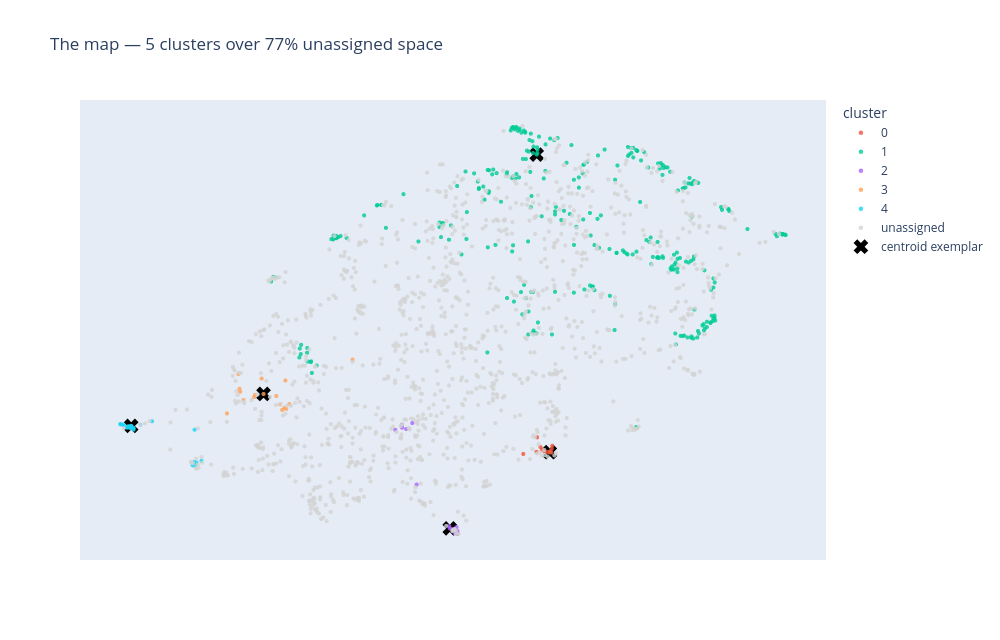

Notebook code cell kept with this figure:
### Markdown cell above
### The answer is no — and that is the finding

Between 77% and 100% of chunks are unassignable. Removing the common direction helps
(85% → 77% noise) but does not change the verdict: **this corpus has no discrete topic
structure.**

That is not a tuning failure. It is what the Canon *is*. Every discourse recombines a
shared vocabulary of doctrinal formulas in overlapping proportions, so the corpus forms a
**continuum** rather than islands. There is no boundary at which "the mindfulness suttas"
end and "the ethics suttas" begin, because the same passages appear in both.

The consequence for the original motivation is direct: **cluster-derived tags would be
arbitrary.** Assigning 77% of chunks to "noise" and hard-labelling the rest would invent a
taxonomy the text does not have. The honest structures here are the *pericope families*
of §2 — which are real, discrete, and textually grounded.

### Code cell
MIN_CLUSTER_SIZE = 10          # most permissive setting; still 76% noise
cluster_labels = structure.cluster(centred, min_cluster_size=MIN_CLUSTER_SIZE)
ids, centres = structure.centroids(centred, cluster_labels)
exemplar_rows = structure.exemplars(centred, cluster_labels)

xy = layouts[15]
hover = [f"<b>{r.sutta_uid} #{r.chunk_index}</b> — {r.doc_title}<br>"
         + "<br>".join(textwrap.wrap(" ".join(r.chunk_text.split())[:400], 62))
         for r in df.itertuples()]

plot = pd.DataFrame({"x": xy[:, 0], "y": xy[:, 1], "hover": hover,
                     "cluster": [str(c) if c != -1 else "unassigned" for c in cluster_labels]})
fig = px.scatter(plot, x="x", y="y", color="cluster", hover_name="hover",
                 category_orders={"cluster": [str(i) for i in ids] + ["unassigned"]},
                 color_discrete_map={"unassigned": "#D3D3D3"},
                 title=f"The map — {len(ids)} clusters over {(cluster_labels==-1).mean():.0%} unassigned space")
fig.update_traces(marker=dict(size=4.5, opacity=0.8), hovertemplate="%{hovertext}<extra></extra>")
fig.add_trace(go.Scatter(x=xy[list(exemplar_rows.values()), 0],
                         y=xy[list(exemplar_rows.values()), 1],
                         mode="markers", marker=dict(size=13, color="black", symbol="x"),
                         name="centroid exemplar"))
fig.update_layout(width=1000, height=640)
fig.update_xaxes(visible=False); fig.update_yaxes(visible=False)
fig.show()

### Figure 1 — Plotly figure (JSON) as saved in the notebook; plotly's stock layout.template omitted (floating-point values rounded to 4 significant figures; data arrays with more than 128 entries replaced by an {"elided": "..."} marker saying what was removed)
{"data": [{"hovertemplate": "%{hovertext}<extra></extra>", "hovertext": ["<b>mn152 #3</b> — The Development of the Faculties<br>Don’t be negligent! Don’t regret it later! This is my<br>instruction to you.” That is what the Buddha said. Satisfied,<br>Venerable Ānanda approved what the Buddha said. The Middle<br>Discourses are complete.", "<b>mn129 #8</b> — The Foolish and the Astute<br>Satisfied, the mendicants approved what the Buddha said.", "<b>mn10 #14</b> — Mindfulness Meditation<br>Satisfied, the mendicants approved what the Buddha said.", "<b>mn62 #5</b> — The Longer Advice to Rāhula<br>Satisfied, Venerable Rāhula approved what the Buddha said.", "<b>mn115 #4</b> — Many Elements<br>Satisfied, Venerable Ānanda approved what the Buddha said.", "<b>mn25 #4</b> — Sowing<br>Satisfied, the mendicants approved what the Buddha said.", "<b>dn22 #22</b> — The Longer Discourse on Mindfulness Meditation<br>Satisfied, the mendicants approved what the Buddha said.", "<b>mn133 #4</b> — Mahākaccāna and One Fine Night<br>If you wish, you may go to the Buddha and ask him about this.<br>You should remember it in line with the Buddha’s answer.” Then<br>those mendicants, approving and agreeing with what Mahākaccāna<br>said, rose from their seats and went to the Buddha, bowed, sat<br>down to one side, and told him what had happened, adding:<br>“Mahākaccāna clearly explained the meaning to us in this<br>manner, with these words and phras", "<b>mn149 #3</b> — The Great Discourse on What Relates to the Six Sense Fields<br>Satisfied, the mendicants approved what the Buddha said.", "<b>mn89 #4</b> — Shrines to the Teaching<br>Memorize these shrines to the teaching! Remember these shrines<br>to the teaching! These shrines to the teaching are beneficial<br>and relate to the fundamentals of the spiritual life.” That is<br>what the Buddha said. Satisfied, the mendicants approved what<br>the Buddha said.", "<b>dn34 #32</b> — Up to Ten<br>Satisfied, the mendicants approved what Sāriputta said. The<br>Long Discourses are complete.", "<b>dn29 #24</b> — An Impressive Discourse<br>This exposition of the teaching is impressive, sir, it is very<br>impressive. Sir, what is the name of this exposition of the<br>teaching?” “Well then, Upavāṇa, you may remember this<br>exposition of the teaching as ‘The Impressive Discourse’.”<br>That is what the Buddha said. Satisfied, Venerable Upavāṇa<br>approved what the Buddha said.", "<b>mn103 #3</b> — Is This What You Think Of Me?<br>After hearing that teaching I explained it to those<br>mendicants. When those mendicants heard that teaching they<br>were drawn away from the unskillful and established in the<br>skillful.’ Answering in this way, that mendicant doesn’t<br>glorify themselves or put others down. They answer in line<br>with the teaching, with no legitimate grounds for rebuttal and<br>criticism.” That is what the Buddha said. Satisfied"], "legendgroup": "0", "marker": {"color": "#EF553B", "opacity": 0.8, "size": 4.5, "symbol": "circle"}, "mode": "markers", "name": "0", "showlegend": true, "type": "scattergl", "x": [9.185, 9.546, 9.544, 9.434, 9.361, 9.555, 9.511, 9.369, 9.537, 9.57, 9.469, 9.414, 9.563], "xaxis": "x", "y": [0.4711, 0.5054, 0.5374, 0.5766, 0.5207, 0.5089, 0.5182, 0.8629, 0.5122, 0.664, 0.5245, 0.6314, 0.5964], "yaxis": "y"}, {"hovertemplate": "%{hovertext}<extra></extra>", "hovertext": {"elided": "294 str values"}, "legendgroup": "1", "marker": {"color": "#00cc96", "opacity": 0.8, "size": 4.5, "symbol": "circle"}, "mode": "markers", "name": "1", "showlegend": true, "type": "scattergl", "x": {"elided": "294 float values"}, "xaxis": "x", "y": {"elided": "294 float values"}, "yaxis": "y"}, {"hovertemplate": "%{hovertext}<extra></extra>", "hovertext": ["<b>mn74 #2</b> — With Dīghanakha<br>He said to the Buddha: “Excellent, worthy Gotama! Excellent!<br>As if he were righting the overturned, or revealing the<br>hidden, or pointing out the path to the lost, or lighting a<br>lamp in the dark so people with clear eyes can see what’s<br>there, worthy Gotama has made the teaching clear in many ways.<br>I go for refuge to the worthy Gotama, to the teaching, and to<br>the mendicant Saṅgha. From this day fort", "<b>dn10 #13</b> — With Subha<br>This is that spectrum of noble wisdom that the Buddha praised.<br>And there is nothing more to be done.” “It’s incredible,<br>worthy Ānanda, it’s amazing! This spectrum of noble wisdom is<br>complete, not lacking anything! Such a complete spectrum of<br>wisdom cannot be seen among the other ascetics and brahmins.<br>And there is nothing more to be done. Excellent, worthy<br>Ānanda! Excellent! As if he were righting", "<b>dn9 #0</b> — With Poṭṭhapāda<br>* Long Discourses 9 # With Poṭṭhapāda ## 1. On the Wanderer<br>Poṭṭhapāda So I have heard. At one time the Buddha was staying<br>near Sāvatthī in Jeta’s Grove, Anāthapiṇḍika’s monastery. Now<br>at that time the wanderer Poṭṭhapāda was residing together<br>with three hundred wanderers in Mallikā’s single-halled<br>monastery for philosophical debates, hedged by pale-moon ebony<br>trees. Then the Buddha robed up in th", "<b>dn24 #0</b> — About Pāṭikaputta<br>* Long Discourses 24 # About Pāṭikaputta ## 1. The Story of<br>Sunakkhatta So I have heard. At one time the Buddha was<br>staying in the land of the Mallas, near the Mallian town named<br>Anupiya. Then the Buddha robed up in the morning and, taking<br>his bowl and robe, entered Anupiya for alms. Then it occurred<br>to him, “It’s too early to wander for alms in Anupiya. Why<br>don’t I go to visit the wanderer of the", "<b>mn127 #0</b> — With Anuruddha<br>* Middle Discourses 127 # With Anuruddha So I have heard. At<br>one time the Buddha was staying near Sāvatthī in Jeta’s Grove,<br>Anāthapiṇḍika’s monastery. And then the chamberlain Pañcakaṅga<br>addressed a man, “Please, my man, go to Venerable Anuruddha,<br>and in my name bow with your head to his feet. Say to him,<br>‘Sir, the chamberlain Pañcakaṅga bows with his head to your<br>feet.’ And then ask him whether h", "<b>mn100 #7</b> — With Saṅgārava<br>As if he were righting the overturned, or revealing the<br>hidden, or pointing out the path to the lost, or lighting a<br>lamp in the dark so people with clear eyes can see what’s<br>there, worthy Gotama has made the Teaching clear in many ways.<br>I go for refuge to the worthy Gotama, to the teaching, and to<br>the mendicant Saṅgha. From this day forth, may the worthy<br>Gotama remember me as a lay follower who ha", "<b>mn80 #0</b> — With Vekhanasa<br>* Middle Discourses 80 # With Vekhanasa So I have heard. At<br>one time the Buddha was staying near Sāvatthī in Jeta’s Grove,<br>Anāthapiṇḍika’s monastery.", "<b>mn41 #5</b> — The People of Sālā<br>Because they have principled and moral conduct. Someone of<br>principled and moral conduct might wish: ‘If only I might<br>realize the undefiled freedom of heart and freedom by wisdom<br>in this very life, and live having realized it with my own<br>insight due to the ending of defilements.’ It’s possible that<br>this might happen. Why is that? Because they have principled<br>and moral conduct.” When he had spoken,", "<b>mn85 #11</b> — With Prince Bodhi<br>This one time the Buddha was staying near Kosambī, in<br>Ghosita’s Monastery. Then my pregnant lady mother went up to<br>the Buddha, bowed, sat down to one side, and said to him,<br>‘Sir, the prince or princess in my womb goes for refuge to the<br>Buddha, the teaching, and the mendicant Saṅgha. From this day<br>forth, may the Buddha remember them as a lay follower who has<br>gone for refuge for life.’ Another time", "<b>mn58 #2</b> — With Prince Abhaya<br>… From this day forth, may the Buddha remember me as a lay<br>follower who has gone for refuge for life.”", "<b>mn95 #7</b> — With Caṅkī<br>I endorse and accept this, and am satisfied with it. Worthy<br>Gotama, I used to think this: ‘Who are these shavelings, fake<br>ascetics, primitives, black spawn from the feet of our kinsman<br>next to those who understand the teaching?’ The Buddha has<br>inspired me to have fondness, confidence, and respect for<br>ascetics! Excellent, worthy Gotama! … From this day forth, may<br>the worthy Gotama remember me as a", "<b>mn54 #6</b> — With Potaliya the Householder<br>Excellent! As if he were righting the overturned, or revealing<br>the hidden, or pointing out the path to the lost, or lighting<br>a lamp in the dark so people with clear eyes can see what’s<br>there, the Buddha has made the teaching clear in many ways. I<br>go for refuge to the Buddha, to the teaching, and to the<br>mendicant Saṅgha. From this day forth, may the Buddha remember<br>me as a lay follower who has gone", "<b>mn71 #0</b> — To Vacchagotta on the Three Knowledges<br>* Middle Discourses 71 # To Vacchagotta on the Three<br>Knowledges So I have heard. At one time the Buddha was staying<br>near Vesālī, at the Great Wood, in the hall with the peaked<br>roof. Now at that time the wanderer Vacchagotta was residing<br>in the Single Lotus Monastery of the wanderers. Then the<br>Buddha robed up in the morning and, taking his bowl and robe,<br>entered Vesālī for alms. Then it occurred to", "<b>dn5 #18</b> — With Kūṭadanta<br>## 6. Kūṭadanta Declares Himself a Lay Follower When he had<br>spoken, Kūṭadanta said to the Buddha, “Excellent, worthy<br>Gotama! Excellent! As if he were righting the overturned, or<br>revealing the hidden, or pointing out the path to the lost, or<br>lighting a lamp in the dark so people with clear eyes can see<br>what’s there, worthy Gotama has made the Teaching clear in<br>many ways. I go for refuge to the wort", "<b>mn72 #3</b> — With Vacchagotta on Fire<br>… From this day forth, may the worthy Gotama remember me as a<br>lay follower who has gone for refuge for life.”", "<b>mn55 #3</b> — With Jīvaka<br>Excellent! … From this day forth, may the Buddha remember me<br>as a lay follower who has gone for refuge for life.”", "<b>dn4 #13</b> — With Soṇadaṇḍa<br>## 7. Soṇadaṇḍa Declares Himself a Lay Follower When he had<br>spoken, Soṇadaṇḍa said to the Buddha, “Excellent, worthy<br>Gotama! Excellent! As if he were righting the overturned, or<br>revealing the hidden, or pointing out the path to the lost, or<br>lighting a lamp in the dark so people with clear eyes can see<br>what’s there, worthy Gotama has made the Teaching clear in<br>many ways. I go for refuge to the wort", "<b>dn3 #23</b> — With Ambaṭṭha<br>## 9. Pokkharasāti Declares Himself a Lay Follower Then<br>Pokkharasāti saw, attained, understood, and fathomed the<br>Dhamma. He went beyond doubt, got rid of indecision, and<br>became self-assured and independent of others regarding the<br>Teacher’s instructions. He said to the Buddha, “Excellent,<br>worthy Gotama! Excellent! As if he were righting the<br>overturned, or revealing the hidden, or pointing out the p", "<b>dn12 #7</b> — With Lohicca<br>Excellent! As if he were righting the overturned, or revealing<br>the hidden, or pointing out the path to the lost, or lighting<br>a lamp in the dark so people with clear eyes can see what’s<br>there, worthy Gotama has made the Teaching clear in many ways.<br>I go for refuge to the worthy Gotama, to the teaching, and to<br>the mendicant Saṅgha. From this day forth, may the worthy<br>Gotama remember me as a lay foll", "<b>mn84 #5</b> — At Madhurā<br>As if he were righting the overturned, or revealing the<br>hidden, or pointing out the path to the lost, or lighting a<br>lamp in the dark so people with clear eyes can see what’s<br>there, the worthy Kaccāna has made the teaching clear in many<br>ways. I go for refuge to the worthy Kaccāna, to the teaching,<br>and to the mendicant Saṅgha. From this day forth, may the<br>worthy Kaccāna remember me as a lay follower"], "legendgroup": "2", "marker": {"color": "#ab63fa", "opacity": 0.8, "size": 4.5, "symbol": "circle"}, "mode": "markers", "name": "2", "showlegend": true, "type": "scattergl", "x": [8.209, 8.203, 7.712, 7.486, 7.576, 8.23, 7.631, 8.299, 8.278, 8.289, 8.31, 8.31, 7.573, 8.267, 8.309, 8.311, 7.769, 8.289, 8.245, 8.257], "xaxis": "x", "y": [-1.277, -1.225, 1.197, 1.037, 1.088, -1.291, 1.058, -1.248, -1.394, -1.371, -1.401, -1.336, 1.158, -1.353, -1.409, -1.387, -0.2483, -1.354, -1.31, -1.349], "yaxis": "y"}, {"hovertemplate": "%{hovertext}<extra></extra>", "hovertext": ["<b>mn98 #1</b> — With Vāseṭṭha<br>They included the brahmins Caṅkī, Tārukkha, Pokkharasāti,<br>Jānussoṇi, Todeyya, and others. Then as the students Vāseṭṭha<br>and Bhāradvāja were going for a walk they began to discuss the<br>question: “How do you become a brahmin?” Bhāradvāja said this:<br>“When you’re well born on both your mother’s and father’s<br>side, stemming from a clean vessel, with irrefutable and<br>impeccable genealogy back to the sevent", "<b>dn5 #7</b> — With Kūṭadanta<br>Rather, he came by his fame due to his supreme knowledge and<br>conduct. … King Seniya Bimbisāra of Magadha and his wives and<br>children have gone for refuge for life to the ascetic Gotama.<br>… King Pasenadi of Kosala and his wives and children have gone<br>for refuge for life to the ascetic Gotama. … The brahmin<br>Pokkharasāti and his wives and children have gone for refuge<br>for life to the ascetic Gotama. …", "<b>mn95 #0</b> — With Caṅkī<br>* Middle Discourses 95 # With Caṅkī So I have heard. At one<br>time the Buddha was wandering in the land of the Kosalans<br>together with a large Saṅgha of mendicants when he arrived at<br>a village of the Kosalan brahmins named Opāsāda. He stayed in<br>the Godswood of sal trees to the north of Opāsāda. Now at that<br>time the brahmin Caṅkī was living in Opāsāda. It was a crown<br>property given by King Pasenadi of", "<b>mn95 #3</b> — With Caṅkī<br>He has divine looks and lustre, remarkable to behold. … He is<br>ethical, possessing ethical conduct that is noble and<br>skillful. … He’s a good speaker who enunciates well, with a<br>polished, clear, and articulate voice that expresses the<br>meaning. … He’s a tutor of tutors. … He has ended sensual<br>desire, and is rid of caprice. … He teaches the efficacy of<br>deeds and action. He doesn’t wish any harm upon t", "<b>dn4 #3</b> — With Soṇadaṇḍa<br>You’re rich, affluent, and wealthy. … You recite and remember<br>the hymns, and have mastered the three Vedas, together with<br>their vocabularies and ritual performance, their phonology and<br>word classification, and the testaments as fifth. You know<br>them word-by-word, and their grammar. You are well versed in<br>cosmology and the marks of a great man. … You are attractive,<br>good-looking, lovely, of surpassi", "<b>mn91 #6</b> — With Brahmāyu<br>He knows them word-by-word, and their grammar. He is well<br>versed in cosmology and the marks of a great man. Of all the<br>brahmins and householders residing in Mithilā, Brahmāyu is<br>said to be the foremost in wealth, hymns, lifespan, and fame.<br>He wants to see the worthy Gotama.’” “Yes, worthy sir,” that<br>young student replied. He did as he was asked, and the Buddha<br>said, “Please, student, let Brahmāyu", "<b>mn91 #0</b> — With Brahmāyu<br>* Middle Discourses 91 # With Brahmāyu So I have heard. At one<br>time the Buddha was wandering in the land of the Videhans<br>together with a large Saṅgha of five hundred mendicants. Now<br>at that time the brahmin Brahmāyu was residing in Mithilā. He<br>was old, elderly, and senior, advanced in years, having<br>reached the final stage of life; he was a hundred and twenty<br>years old. He had mastered the three Ve", "<b>dn4 #9</b> — With Soṇadaṇḍa<br>He knows them word-by-word, and their grammar. He is well<br>versed in cosmology and the marks of a great man. He is<br>attractive, good-looking, lovely, of surpassing beauty. He has<br>divine looks and lustre, remarkable to behold. He is ethical,<br>mature in ethical conduct. He’s astute and intelligent, being<br>the first or second to hold the sacrificial ladle. These are<br>the five factors which a brahmin must", "<b>dn5 #0</b> — With Kūṭadanta<br>* Long Discourses 5 # With Kūṭadanta ## 1. The Brahmins and<br>Householders of Khāṇumata So I have heard. At one time the<br>Buddha was wandering in the land of the Magadhans together<br>with a large Saṅgha of five hundred mendicants when he arrived<br>at a village of the Magadhan brahmins named Khāṇumata. There<br>he stayed nearby at Ambalaṭṭhikā. Now at that time the brahmin<br>Kūṭadanta was living in Khāṇumata.", "<b>dn13 #2</b> — Experts in the Three Vedas<br>## 2. Questioning Vāseṭṭha “Do you say, ‘they lead someone’,<br>Vāseṭṭha?” “I do, worthy Gotama.” “Do you say, ‘they lead<br>someone’, Vāseṭṭha?” “I do, worthy Gotama.” “Do you say, ‘they<br>lead someone’, Vāseṭṭha?” “I do, worthy Gotama.” “Well, of the<br>brahmins who are proficient in the three Vedas, Vāseṭṭha, is<br>there even a single one who has seen the Divinity with their<br>own eyes?” “No, worthy Gotama.” “", "<b>dn4 #2</b> — With Soṇadaṇḍa<br>## 2. The Qualities of Soṇadaṇḍa Now at that time around five<br>hundred brahmins from abroad were residing in Campā on some<br>business. They heard that the brahmin Soṇadaṇḍa was going to<br>see the ascetic Gotama. They approached Soṇadaṇḍa and said to<br>him, “Is it really true that you are going to see the ascetic<br>Gotama?” “Yes, gentlemen, it is true.” “Please don’t, worthy<br>Soṇadaṇḍa! It’s not appropriate", "<b>dn4 #1</b> — With Soṇadaṇḍa<br>The Brahmins and Householders of Campā So I have heard. At one<br>time the Buddha was wandering in the land of the Aṅgas<br>together with a large Saṅgha of five hundred mendicants when<br>he arrived at Campā, where he stayed by the banks of the<br>Gaggarā Lotus Pond. Now at that time the brahmin Soṇadaṇḍa was<br>living in Campā. It was a crown property given by King Seniya<br>Bimbisāra of Magadha, teeming with livi", "<b>dn4 #4</b> — With Soṇadaṇḍa<br>## 3. The Qualities of the Buddha When they had spoken,<br>Soṇadaṇḍa said to those brahmins: “Well then, gentlemen,<br>listen to why it’s appropriate for me to go to see the ascetic<br>Gotama, and it’s not appropriate for him to come to see me. He<br>is well born on both his mother’s and father’s side, stemming<br>from a clean vessel, with irrefutable and impeccable genealogy<br>back to the seventh paternal generat", "<b>dn5 #2</b> — With Kūṭadanta<br>## 2. The Qualities of Kūṭadanta Now at that time several<br>hundred brahmins were residing in Khāṇumata thinking to<br>participate in Kūṭadanta’s sacrifice. They heard that<br>Kūṭadanta was going to see the ascetic Gotama. They approached<br>Kūṭadanta and said to him: “Is it really true that you are<br>going to see the ascetic Gotama?” “Yes, worthy sir, it is<br>true.” “Please don’t! It’s not appropriate for you t", "<b>dn5 #11</b> — With Kūṭadanta<br>### 4.3. Four More Accessories And the brahmin high priest had<br>four factors. He was well born on both his mother’s and<br>father’s side, stemming from a clean vessel, with irrefutable<br>and impeccable genealogy back to the seventh paternal<br>generation. He recited and remembered the hymns, and had<br>mastered the three Vedas, together with their vocabularies and<br>ritual performance, their phonology and word", "<b>mn95 #2</b> — With Caṅkī<br>You are well versed in cosmology and the marks of a great man.<br>… You are attractive, good-looking, lovely, of surpassing<br>beauty. You have divine looks and lustre, remarkable to<br>behold. … You are ethical, mature in ethical conduct. … You’re<br>a good speaker who enunciates well, with a polished, clear,<br>and articulate voice that expresses the meaning. … You teach<br>the tutors of many, and teach three hun", "<b>dn3 #1</b> — With Ambaṭṭha<br>## 1. The Section on Pokkharasāti Now at that time the brahmin<br>Pokkharasāti was living in Ukkaṭṭhā. It was a crown property<br>given by King Pasenadi of Kosala, teeming with living<br>creatures, full of hay, wood, water, and grain, a royal park<br>endowed to a brahmin. Pokkharasāti heard: “It seems the<br>ascetic Gotama—a Sakyan, gone forth from a Sakyan family—has<br>arrived at Icchānaṅgala and is staying in a"], "legendgroup": "3", "marker": {"color": "#FFA15A", "opacity": 0.8, "size": 4.5, "symbol": "circle"}, "mode": "markers", "name": "3", "showlegend": true, "type": "scattergl", "x": [6.027, 6.081, 5.957, 5.418, 5.428, 5.47, 5.251, 5.713, 6.012, 6.92, 5.906, 6.039, 5.623, 5.737, 5.403, 5.612, 5.985], "xaxis": "x", "y": [2.197, 1.64, 1.637, 2.002, 1.932, 1.738, 1.423, 2.242, 1.555, 2.687, 1.832, 1.531, 1.859, 1.88, 2.347, 1.807, 1.505], "yaxis": "y"}, {"hovertemplate": "%{hovertext}<extra></extra>", "hovertext": ["<b>dn30 #11</b> — The Marks of a Great Man<br>## 12. Delicate Skin “Mendicants, in some past lives the<br>Realized One was reborn as a human being. He approached an<br>ascetic or brahmin and asked: ‘Sirs, what is skillful? What is<br>unskillful? What is blameworthy? What is blameless? What<br>should be cultivated? What should not be cultivated? Doing<br>what leads to my lasting harm and suffering? Doing what leads<br>to my lasting welfare and happiness?’ Due t", "<b>dn26 #6</b> — The Wheel-Turning Monarch<br>Do not commit sexual misconduct. Do not lie. Do not drink<br>liquor. Maintain the current level of taxation.’ And so the<br>rulers of the northern quarter became his vassals. And then<br>the wheel-treasure, having triumphed over this land surrounded<br>by ocean, returned to the royal capital. There it stood still<br>by the gate to the royal compound at the High Court as if<br>fixed to an axle, illuminating the roya", "<b>dn17 #5</b> — King Mahāsudassana<br>Do not drink liquor. Maintain the current level of taxation.’<br>And so the opposing rulers of the northern quarter became his<br>vassals. And then the wheel-treasure, having triumphed over<br>this land surrounded by ocean, returned to the royal capital.<br>There it stood still by the gate to the royal compound at the<br>High Court as if fixed to an axle, illuminating the royal<br>compound. Such is the wheel-treasu", "<b>dn17 #3</b> — King Mahāsudassana<br>## 2. The Seven Treasures ### 2.1. The Wheel-Treasure King<br>Mahāsudassana possessed seven treasures and four blessings.<br>What seven? On a fifteenth day sabbath, King Mahāsudassana had<br>bathed his head and gone upstairs in the royal longhouse to<br>observe the sabbath. And the heavenly wheel-treasure appeared<br>to him, with a thousand spokes, with rim and hub, complete in<br>every detail. Seeing this, the kin", "<b>dn30 #21</b> — The Marks of a Great Man<br>## 26–27. Forty Gapless Teeth “Mendicants, in some past lives<br>the Realized One was reborn as a human being. He refrained<br>from backbiting. He didn’t repeat in one place what he heard<br>in another so as to divide people against each other. Instead,<br>he reconciled those who were divided and support those who are<br>united, delighting in harmony, loving harmony, speaking words<br>that promote harmony. Due to p", "<b>dn30 #9</b> — The Marks of a Great Man<br>## 9–10. Arched Feet and Upright Hair “Mendicants, in some<br>past lives the Realized One was reborn as a human being. His<br>speech was meaningful and principled. He educated many people,<br>bringing welfare and happiness, offering the teaching. Due to<br>performing those deeds he was reborn in a heavenly realm. When<br>he came back to this place he obtained these two marks: the<br>tops of his feet are arched and", "<b>dn30 #22</b> — The Marks of a Great Man<br>## 28–29. A Large Tongue and the Voice of the Divinity<br>“Mendicants, in some past lives the Realized One was reborn as<br>a human being. He refrained from harsh speech. He spoke in a<br>way that’s mellow, pleasing to the ear, endearing, going to<br>the heart, polite, and likable and agreeable to the people.<br>Due to performing those deeds he was reborn in a heavenly<br>realm. When he came back to this place he o", "<b>dn30 #6</b> — The Marks of a Great Man<br>## 3–5. Stretched Heels, Etc. “Mendicants, in some past lives<br>the Realized One was reborn as a human being. He gave up<br>killing living creatures, renouncing the rod and the sword. He<br>was scrupulous and kind, living full of sympathy for all<br>living beings. Due to performing those deeds he was reborn in<br>a heavenly realm. When he came back to this place he obtained<br>these three marks: he has stretched h", "<b>dn30 #14</b> — The Marks of a Great Man<br>## 15–16. Equal Proportions and Touching the Knees<br>“Mendicants, in some past lives the Realized One was reborn as<br>a human being. Examining the gathered population, he knew what<br>they had in common and what was their own; he knew each<br>person, and he knew the distinctions between people. In each<br>case, he made appropriate distinctions between people: ‘This<br>one deserves that; that one deserves this.’ D", "<b>mn129 #5</b> — The Foolish and the Astute<br>Do not commit sexual misconduct. Do not lie. Do not drink<br>liquor. Maintain the current level of taxation.’ And so the<br>opposing rulers of the eastern quarter become his vassals. And<br>then the wheel-treasure, having triumphed over this land<br>surrounded by ocean, returns to the royal capital. There it<br>stands still at the gate to the royal compound as if fixed to<br>an axle, illuminating the royal compound", "<b>dn30 #7</b> — The Marks of a Great Man<br>## 6. Seven Bulging Places “Mendicants, in some past lives the<br>Realized One was reborn as a human being. He was a donor of<br>delicious and tasty cooked and fresh foods, and drinks that<br>were sweet and succulent. Due to performing those deeds he was<br>reborn in a heavenly realm. When he came back to this place he<br>obtained this mark: he has bulging muscles in seven places.<br>Both hands, both feet, both sho", "<b>dn30 #12</b> — The Marks of a Great Man<br>## 13. Golden Skin “Mendicants, in some past lives the<br>Realized One was reborn as a human being. He wasn’t irritable<br>or bad-tempered. Even when heavily criticized he didn’t lose<br>his temper, become annoyed, hostile, and hard-hearted, or<br>display annoyance, hate, and bitterness. He donated soft and<br>delicate mats and blankets, and cloaks of delicate linen,<br>cotton, silk, and wool. Due to performing tho", "<b>dn26 #4</b> — The Wheel-Turning Monarch<br>### 2.2. The Wheel-Treasure Appears ‘Yes, Your Majesty,’<br>replied the new king to the royal seer. And he proceeded in<br>the noble duty of a wheel-turning monarch. While he was<br>proceeding in that duty, on a fifteenth day sabbath, he had<br>bathed his head and gone upstairs in the royal longhouse to<br>observe the sabbath. And the heavenly wheel-treasure appeared<br>to him, with a thousand spokes, with rim and", "<b>dn14 #8</b> — The Great Discourse on Traces Left Behind<br>## 3. The Thirty-Two Marks of a Great Man When Prince Vipassī<br>was born, they announced it to King Bandhumā, ‘Your Majesty,<br>your son is born! Let Your Majesty examine him!’ When the king<br>had examined the prince, he had the brahmin soothsayers<br>summoned and said to them, ‘Gentlemen, please examine the<br>prince.’ When they had examined him they said to the king,<br>‘Rejoice, O King! An illustrious son is b", "<b>dn30 #15</b> — The Marks of a Great Man<br>## 17–19. A Lion’s Chest, Etc. “Mendicants, in some past lives<br>the Realized One was reborn as a human being. He wanted what’s<br>best, the welfare, the comfort, and sanctuary of the people,<br>thinking: ‘How might they flourish in faith, ethics, learning,<br>generosity, teachings, and wisdom; in wealth and grain, fields<br>and land, birds and beasts, children and partners; in<br>bondservants, workers, and staff;", "<b>dn30 #18</b> — The Marks of a Great Man<br>## 21–22. Indigo Eyes “Mendicants, in some past lives the<br>Realized One was reborn as a human being. When looking at<br>others he didn’t glare, look askance, or avert his eyes. Being<br>straightforward, he reached out to others with straightforward<br>intentions, looking at people with kindly eyes. Due to<br>performing those deeds he was reborn in a heavenly realm. When<br>he came back to this place he obtained t", "<b>dn30 #13</b> — The Marks of a Great Man<br>## 14. Privates in Foreskin “Mendicants, in some past lives<br>the Realized One was reborn as a human being. He reunited<br>long-lost and long-separated relatives, friends, loved ones,<br>and comrades. He reunited mother with child and child with<br>mother; father with child and child with father; brother with<br>brother, brother with sister, sister with brother, and sister<br>with sister, bringing them together wi", "<b>dn30 #19</b> — The Marks of a Great Man<br>## 23. Crown Like a Turban “Mendicants, in some past lives the<br>Realized One was reborn as a human being. He was the leader<br>and forerunner of people in skillful behaviors such as good<br>conduct by way of body, speech, and mind, giving and sharing,<br>taking precepts, observing the sabbath, paying due respect to<br>mother and father, ascetics and brahmins, honoring the elders<br>in the family, and various othe", "<b>dn30 #20</b> — The Marks of a Great Man<br>## 24–25. One Hair Per Pore, and a Tuft “Mendicants, in some<br>past lives the Realized One was reborn as a human being. He<br>refrained from lying. He spoke the truth and stuck to the<br>truth. He was honest and dependable, and didn’t trick the<br>world with his words. Due to performing those deeds he was<br>reborn in a heavenly realm. When he came back to this place he<br>obtained these two marks: his hairs grow", "<b>dn30 #8</b> — The Marks of a Great Man<br>## 7–8. Tender and Serried Hands “Mendicants, in some past<br>lives the Realized One was reborn as a human being. He brought<br>people together using the four ways of being inclusive:<br>giving, kindly words, taking care, and equality. Due to<br>performing those deeds he was reborn in a heavenly realm. When<br>he came back to this place he obtained these two marks: his<br>hands and feet are soft and tender, and the", "<b>dn30 #2</b> — The Marks of a Great Man<br>He has eyelashes like a cow’s. Between his eyebrows there<br>grows a tuft, soft and white like cotton-wool. The crown of<br>his head is like a turban. These are the thirty-two marks of a<br>great man. A great man who possesses these has only two<br>possible destinies, no other. Seers who are outsiders remember<br>these marks, but they do not know the specific deeds performed<br>in the past to obtain each mark. ## 1", "<b>dn30 #17</b> — The Marks of a Great Man<br>## 20. Ridged Taste Buds “Mendicants, in some past lives the<br>Realized One was reborn as a human being. He would never hurt<br>any sentient being with fists, stones, rods, or swords. Due to<br>performing those deeds he was reborn in a heavenly realm. When<br>he came back to this place he obtained this mark: he has<br>ridged taste buds. His raised taste receptors, originating in<br>the throat, disperse evenly. Pos", "<b>dn30 #5</b> — The Marks of a Great Man<br>Due to performing those deeds he was reborn in a heavenly<br>realm. When he came back to this place he obtained this mark:<br>on the soles of his feet there are thousand-spoked wheels,<br>with rims and hubs, complete in every detail and well divided<br>inside. Possessing this mark, if he stays at home he becomes a<br>wheel-turning monarch. And what does he obtain as king? He has<br>a large following of brahmins and", "<b>dn30 #23</b> — The Marks of a Great Man<br>## 30. A Lion-Like Jaw “Mendicants, in some past lives the<br>Realized One was reborn as a human being. He refrained from<br>talking nonsense. His words were timely, true, and meaningful,<br>in line with the teaching and training. He said things at the<br>right time which were valuable, reasonable, succinct, and<br>beneficial. Due to performing those deeds he was reborn in a<br>heavenly realm. When he came back to", "<b>dn30 #10</b> — The Marks of a Great Man<br>## 11. Antelope Calves “Mendicants, in some past lives the<br>Realized One was reborn as a human being. He was a thorough<br>teacher of a profession, a branch of knowledge, conduct, or<br>action, thinking: ‘How might they quickly learn and practice,<br>without getting exhausted?’ Due to performing those deeds he<br>was reborn in a heavenly realm. When he came back to this<br>place he obtained this mark: his calves", "<b>dn26 #1</b> — The Wheel-Turning Monarch<br>## 2. King Daḷhanemi Once upon a time, mendicants, there was a<br>king named Daḷhanemi who was a wheel-turning monarch, a just<br>and principled king. His dominion extended to all four sides,<br>he achieved stability in the country, and he possessed the<br>seven treasures. He had the following seven treasures: the<br>wheel, the elephant, the horse, the jewel, the woman, the<br>householder, and the commander as the", "<b>dn30 #24</b> — The Marks of a Great Man<br>## 31–32. Even and White Teeth “Mendicants, in some past lives<br>the Realized One was reborn as a human being. He gave up wrong<br>livelihood and earned a living by right livelihood. He<br>refrained from falsifying weights, metals, or measures;<br>bribery, fraud, cheating, and duplicity; mutilation, murder,<br>abduction, banditry, plunder, and violence. Due to performing,<br>accumulating, heaping up, and amassing"], "legendgroup": "4", "marker": {"color": "#19d3f3", "opacity": 0.8, "size": 4.5, "symbol": "circle"}, "mode": "markers", "name": "4", "showlegend": true, "type": "scattergl", "x": [3.885, 4.815, 4.838, 4.797, 3.978, 3.942, 4.012, 3.932, 4.015, 4.795, 3.871, 3.841, 4.848, 4.823, 3.952, 3.959, 3.943, 3.981, 3.977, 3.97, 4.256, 3.836, 4.105, 3.926, 3.942, 4.914, 4.008], "xaxis": "x", "y": [1.132, 0.2811, 0.1824, 0.2035, 1.079, 1.122, 1.042, 1.09, 1.066, 0.2468, 1.163, 1.166, 0.2678, 1.04, 1.107, 1.109, 1.117, 1.13, 1.13, 1.081, 1.239, 1.174, 1.156, 1.09, 1.1, 0.308, 1.095], "yaxis": "y"}, {"hovertemplate": "%{hovertext}<extra></extra>", "hovertext": {"elided": "1222 str values"}, "legendgroup": "unassigned", "marker": {"color": "#D3D3D3", "opacity": 0.8, "size": 4.5, "symbol": "circle"}, "mode": "markers", "name": "unassigned", "showlegend": true, "type": "scattergl", "x": {"elided": "1222 float values"}, "xaxis": "x", "y": {"elided": "1222 float values"}, "yaxis": "y"}, {"marker": {"color": "black", "size": 13, "symbol": "x"}, "mode": "markers", "name": "centroid exemplar", "type": "scatter", "x": [9.537, 9.364, 8.209, 5.737, 3.981], "y": [0.5122, 7.502, -1.277, 1.88, 1.13]}], "layout": {"height": 640, "legend": {"title": {"text": "cluster"}, "tracegroupgap": 0}, "title": {"text": "The map — 5 clusters over 77% unassigned space"}, "width": 1000, "xaxis": {"anchor": "y", "domain": [0.0, 1.0], "title": {"text": "x"}, "visible": false}, "yaxis": {"anchor": "x", "domain": [0.0, 1.0], "title": {"text": "y"}, "visible": false}}}
